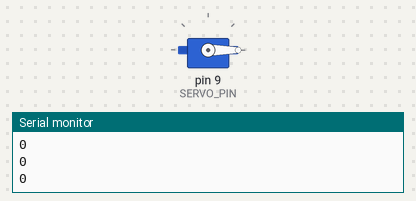
Recording of a sketch running on a simulated Arduino Uno, built with avr-gcc and run on an emulated ATmega328P. Parts: servo, the last lines printed to the serial monitor.

Above: at 0.05 s.
At 2.26 s:
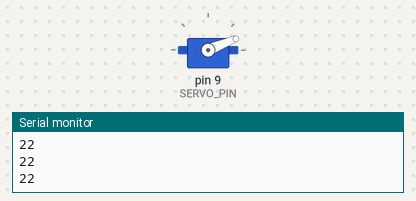
At 4.55 s:
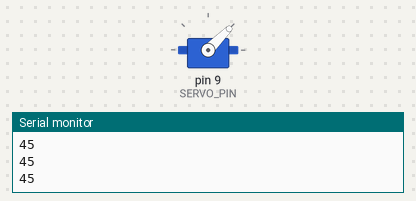
At 9.1 s:
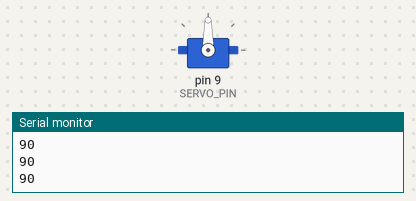
Timing chart, 0 to 10.6 s (numbered marks = the images above):
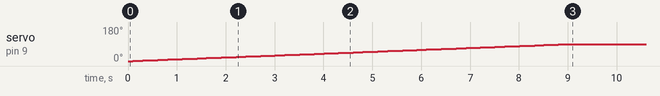

The sketch:

ramp_servo.ino
```cpp
#include <Arduino.h>                    // needed for PlatformIO

#define SERVO_PIN      9                // Servo motor PWM control pin
#define TARGET_ANGLE   90               // Target angle for the servo
#define SPEED          10               // degree/s, slower speed

#include <Servo.h>
Servo myservo;                          // create servo object to control a servo

#include <Ramp.h>
rampInt myAngle;                        // create a ramp object to interpolate servo position

byte previousAngle = 0;

void updateServo() {
  int val = myAngle.update();           // update ramp value
  Serial.println(val);                  // print angle value
  myservo.write(val);                   // transmit it to the servo
}

void updateServoPosition(int targetAngle) {
  // Calculate ramp duration in ms according to the speed
  uint32_t duration = 1000 * abs(myAngle.getValue() - targetAngle) / SPEED;

  if (abs(targetAngle - previousAngle) >= 2) {
    myAngle.go(targetAngle, duration);  // set next ramp interpolation in ms
    previousAngle = targetAngle;        // save previous angle
  }
}

void setup() {
  Serial.begin(115200);
  myservo.attach(SERVO_PIN);            // attaches the servo on pin 9 to the servo object
  myAngle.go(previousAngle);            // Initialize ramp with the starting position
  updateServoPosition(TARGET_ANGLE);    // Set the initial target position
}

void loop() {
  updateServo();                        // update servo according to the new target position
  delay(20);                            // delay for smooth ramping updates
}
```

Measured:
- by itself, servo on pin 9 (SERVO_PIN): moves from 0° to 90° over 8.9 s
